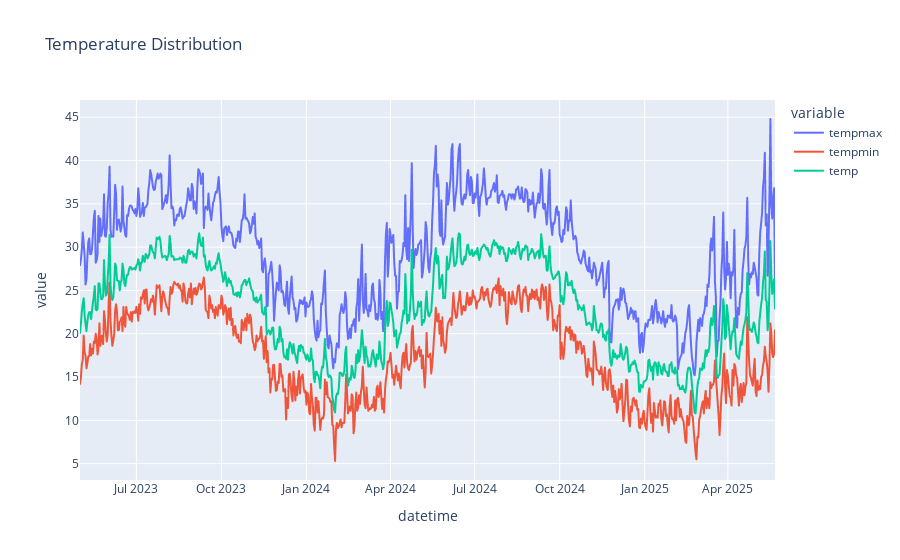

Notebook cell for this chart:
### Markdown cell above
## AS the past figure show .. in mansoura 17.1% only of past 753 were rainy

### Code cell
fig = px.line(df, x='datetime', y=['tempmax', 'tempmin', 'temp'], 
              title='Temperature Distribution')
fig.show()

### Figure 1 — Plotly figure (JSON) as saved in the notebook; plotly's stock layout.template omitted (floating-point values rounded to 4 significant figures; data arrays with more than 128 entries replaced by an {"elided": "..."} marker saying what was removed)
{"data": [{"hovertemplate": "variable=tempmax<br>datetime=%{x}<br>value=%{y}<extra></extra>", "legendgroup": "tempmax", "line": {"color": "#636efa", "dash": "solid"}, "marker": {"symbol": "circle"}, "mode": "lines", "name": "tempmax", "showlegend": true, "type": "scattergl", "x": {"elided": "753 str values"}, "xaxis": "x", "y": {"elided": "753 float values"}, "yaxis": "y"}, {"hovertemplate": "variable=tempmin<br>datetime=%{x}<br>value=%{y}<extra></extra>", "legendgroup": "tempmin", "line": {"color": "#EF553B", "dash": "solid"}, "marker": {"symbol": "circle"}, "mode": "lines", "name": "tempmin", "showlegend": true, "type": "scattergl", "x": {"elided": "753 str values"}, "xaxis": "x", "y": {"elided": "753 float values"}, "yaxis": "y"}, {"hovertemplate": "variable=temp<br>datetime=%{x}<br>value=%{y}<extra></extra>", "legendgroup": "temp", "line": {"color": "#00cc96", "dash": "solid"}, "marker": {"symbol": "circle"}, "mode": "lines", "name": "temp", "showlegend": true, "type": "scattergl", "x": {"elided": "753 str values"}, "xaxis": "x", "y": {"elided": "753 float values"}, "yaxis": "y"}], "layout": {"autosize": true, "legend": {"title": {"text": "variable"}, "tracegroupgap": 0}, "title": {"text": "Temperature Distribution"}, "xaxis": {"anchor": "y", "autorange": true, "domain": [0, 1], "range": ["2023-05-01", "2025-05-22"], "title": {"text": "datetime"}, "type": "date"}, "yaxis": {"anchor": "x", "autorange": true, "domain": [0, 1], "range": [3.106, 46.99], "title": {"text": "value"}, "type": "linear"}}}
